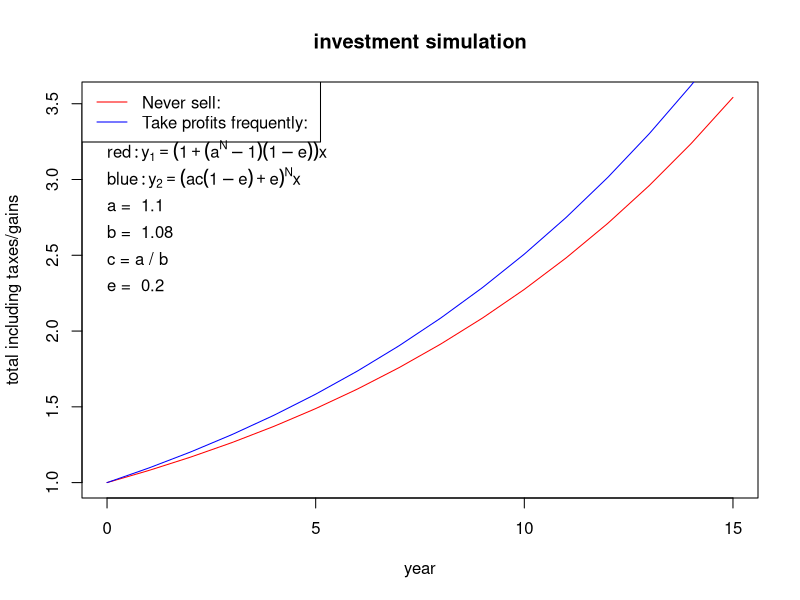

Here is the R script that generated this plot:
# configure parameters
x <- 1 # 元手資金
a <- 1.1 # 年初 ~ 天井の倍率
b <- 1.08 # 年初 ~ 底の倍率
c <- a / b
e <- 0.2 # 税金

# define axis
N <- seq(0, 15, by=1.0)

# define functions
y1 <- (
  1 + (a**N - 1) * (1 - e)
) * x

y2 <- (
  a * c * (1 - e) + e
) ** N * x

# plot graph
plot(N, y1, type="l", col="red", xlab="year", ylab="total including taxes/gains", main="investment simulation")
lines(N, y2, col="blue")

# legend
legend("topleft",
  legend=c(
    paste("Never sell: "),
    paste("Take profits frequently: ")
  ),
  col=c("red", "blue"),
  lty=1
)
text(0, max(y1) * 0.90, expression(red: y[1] == (1 + (a^N - 1) * (1 - e)) * x), adj=0)
text(0, max(y1) * 0.85, expression(blue: y[2] == (a * c * (1 - e) + e) ** N * x), adj=0)

# text on graph
text(0, max(y1) * 0.80, paste("a = ", a), adj=0)
text(0, max(y1) * 0.75, paste("b = ", b), adj=0)
text(0, max(y1) * 0.70, paste("c = a / b"), adj=0)
text(0, max(y1) * 0.65, paste("e = ", e), adj=0)
